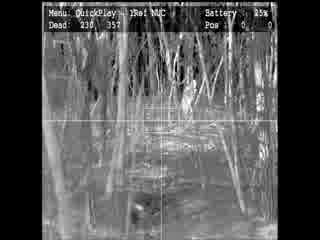
//> input picture frame 24 of DetectionTest/man.mp4, 320 x 240 px, given in place of test.mp4, which was not available
$ ./main   (built with g++ and OpenCV 4)
//> lines starting //> are read from the running program, lines starting //| are printed output that depends on the picture; pictures that were not available may be replaced by others from this repository, and a replacement may not be noted
### DetectionTest/Detector.h
#pragma once
#include <iostream>
#include <math.h>
#include <opencv2\core\core.hpp>
#include <opencv2\imgproc\imgproc.hpp>
#include <opencv2\highgui\highgui.hpp>
#include <opencv2\video\tracking.hpp>
#include <opencv2\calib3d\calib3d.hpp>
using namespace std;
using namespace cv;
#define GRID_SIZE 4

struct SGM {
	float mean;
	float variance;
	float age;
	float sgm_threshold;
	float detection_threshold;
	float variance_threshold;
	float decaying_parameter;
};

class Detector {
public:
	Detector(int m_width, int m_height, float m_sgm_threshold, float m_detection_threshold, float m_variance_threshold, float m_decaying_parameter, int m_key_point_number, float m_qlevel, float m_min_dist) {
		grid_width = m_width / GRID_SIZE;
		grid_height = m_height / GRID_SIZE;
		grid_pixels_number = grid_width * grid_height;
		sgm_threshold = m_sgm_threshold;
		detection_threshold = m_detection_threshold;
		variance_threshold = m_variance_threshold;
		decaying_parameter = m_decaying_parameter;
		key_point_number = m_key_point_number;
		qlevel = m_qlevel;
		min_dist = m_min_dist;
	}

	~Detector() {
	}

	void init(Mat frame) {
		Mat sub_frame;
		float variance, mean;

		for(int y=0; y<GRID_SIZE; y++)
			for(int x=0; x<GRID_SIZE; x++) {
				sub_frame = frame(Rect(x*grid_width, y*grid_height, grid_width, grid_height));
				cvtColor(sub_frame, sub_frame, CV_RGB2GRAY);

				//for SGM
				mean = (sum(sub_frame)[0]) / grid_pixels_number;
				variance = 0;
				for(int i=0; i<grid_pixels_number; i++)
					variance = max(variance, pow(mean - sub_frame.data[i], 2));
				//variance = calcVariance3(mean, sub_frame.data, 0, 0);
				avg_pixels = (sum(sub_frame)[0]) / grid_pixels_number;

				A_SGMs[y][x].age = 1;
				A_SGMs[y][x].mean = mean;
				A_SGMs[y][x].variance = variance;
				A_SGMs[y][x].decaying_parameter = decaying_parameter;
				A_SGMs[y][x].detection_threshold = detection_threshold;
				A_SGMs[y][x].sgm_threshold = sgm_threshold;
				A_SGMs[y][x].variance_threshold = variance_threshold;
				C_SGMs[y][x].age = 0;
				C_SGMs[y][x].decaying_parameter = decaying_parameter;
				C_SGMs[y][x].detection_threshold = detection_threshold;
				C_SGMs[y][x].sgm_threshold = sgm_threshold;
				C_SGMs[y][x].variance_threshold = variance_threshold;

				//for motion compensation
				goodFeaturesToTrack(sub_frame, prev_points[y][x], key_point_number, qlevel, min_dist);
				prev_frames[y][x] = sub_frame;
			}
		center.push_back(Point2f(grid_width/2, grid_height/2));
	}

	//function 1.
	float calcMean(float m_prev_age, float m_prev_mean, float m_avg_pixels) {
		return m_prev_age * m_prev_mean / (m_prev_age + 1) + m_avg_pixels / (m_prev_age + 1);
	}

	//function 2 using function 5
	float calcVariance(float m_mean, uchar* data, float m_prev_age, float m_prev_variance) {
		float max_variance = 0;
		for(int i=0; i<grid_pixels_number; i++)
			max_variance = max(max_variance, pow(m_mean - data[i], 2));

		return m_prev_age * m_prev_variance / (m_prev_age + 1) + max_variance / (m_prev_age + 1);
	}

	//function 2 using function 6
	// [13 lines left out: functions calcVariance2, calcVariance3, not called in this run]

	//function 3.
	float calcAge(float m_age) {
		return m_age + 1;
	}

	//function 7,8.
	bool calcSquareDiff(float m_avg_pixels, float m_mean, float m_threshold, float m_variance) {
		return (pow(m_avg_pixels - m_mean, 2) < m_threshold * m_variance);
	}

	//function 16
	bool calcClassifyPixel(int pixel, float m_mean, float m_threshold, float m_variance) {
		return (pow(pixel - m_mean, 2) > m_threshold * m_variance);
	}

	void dualModeSGM(Mat m_sub_frame, SGM& A_SGM, SGM& C_SGM) {
		avg_pixels = (sum(m_sub_frame)[0]) / grid_pixels_number;

		//for SGM
		//for apparent background model
		A_prev_age = A_SGM.age;
		A_prev_mean = A_SGM.mean;
		A_prev_variance = A_SGM.variance;

		A_mean = calcMean(A_prev_age, A_prev_mean, avg_pixels);
		A_variance = calcVariance(A_mean, m_sub_frame.data, A_prev_age, A_prev_variance);
		//A_variance = calcVariance2(A_mean, avg_pixels, A_prev_age, A_prev_variance);
		//A_variance = calcVariance3(A_mean, m_sub_frame.data, A_prev_age, A_prev_variance);

		if(calcSquareDiff(avg_pixels, A_mean, A_SGM.sgm_threshold, A_variance)) {
			A_SGM.age++;
			A_SGM.mean = A_mean;
			A_SGM.variance = A_variance;
		}
		else {
			//for candidate background model
			//not initialized.
			if(C_SGM.age == 0) {
				//C_SGMs[y][x].age = A_prev_age + 1; ?
				//C_SGMs[y][x].age++; ?
				//or not touch age?
				C_SGM.age = 1;
				C_SGM.mean = A_mean;
				C_SGM.variance = A_variance;
			}
			else {
				C_prev_age = C_SGM.age;
				C_prev_mean = C_SGM.mean;
				C_prev_variance = C_SGM.variance;

				C_mean = calcMean(C_prev_age, C_prev_mean, avg_pixels);
				C_variance = calcVariance(C_mean, m_sub_frame.data, C_prev_age, C_prev_variance);
				//C_variance = calcVariance2(C_mean, avg_pixels, C_prev_age, C_prev_variance);
				//C_variance = calcVariance3(C_mean, m_sub_frame.data, C_prev_age, C_prev_variance);

				if(calcSquareDiff(avg_pixels, C_mean, C_SGM.sgm_threshold, C_variance)) {
					C_SGM.age++;
					C_SGM.mean = C_mean;
					C_SGM.variance = C_variance;
				}
				else {
					//If none of the conditions hold, we initialize the candidate background model with the current observation
					//만약 아무 조건도 맞지 않는다면 age를 변화시키지 말란 소리일까?
					//C_SGMs[y][x].age++;
					//C_SGM.age++;
					C_SGM.mean = A_mean;
					C_SGM.variance = A_variance;
				}
			}
		}

		if(C_SGM.age > A_SGM.age) {
			SGM tmp = C_SGM;
			C_SGM = A_SGM;
			A_SGM = tmp;
		}
	}

	void motionCompensation(Mat m_sub_frame, int m_x, int m_y, Mat& prev_frame, vector<Point2f>& prev_points, vector<Point2f>& next_points) {
		//for motion compensation
		int x_diff;
		int y_diff;
		float grid_width_v = grid_width;
		float grid_height_v = grid_height;

		tmp_SGMs[m_y][m_x] = A_SGMs[m_y][m_x];
		if(prev_points.size() > 0) {
			calcOpticalFlowPyrLK(prev_frame, m_sub_frame, prev_points, next_points, status, err);
			if(next_points.size() >= 4) {
				Mat H = findHomography(next_points,  prev_points, CV_RANSAC);
				if(countNonZero(H) >= 1) {
					vector<Point2f> next_center;
					perspectiveTransform(center, next_center, H);

					int prev_x = center[0].x;
					int prev_y = center[0].y;
					int next_x = next_center[0].x;
					int next_y = next_center[0].y;

					Point idx[4];
					Point2f weight[4];
					int block_num = 1;
					int x_idx = m_x + (next_x - grid_width / 2) / grid_width;
					int y_idx = m_y + (next_y - grid_height / 2) / grid_height;
					//cout << x_idx << " " << y_idx << endl;
					int x_remainder = next_x % grid_width;
					int y_remainder = next_y % grid_height;

					if(x_remainder >= 0) {
						if(x_remainder < grid_width_v/2) {
							idx[0].x = (x_idx - 1 < 0) ? 0 : x_idx - 1;
							weight[0].x = grid_width_v / 2 - x_remainder;
							idx[1].x = x_idx;
							weight[1].x = grid_width_v / 2 + x_remainder;
							idx[2].x = (x_idx - 1 < 0) ? 0 : x_idx - 1;
							weight[2].x = grid_width_v / 2 - x_remainder;
							idx[3].x = x_idx;
							weight[3].x = grid_width_v / 2 + x_remainder;
							block_num*=2;
						}
						else if(x_remainder == grid_width_v/2) {
							idx[0].x = x_idx;
							weight[0].x = grid_width_v;
							idx[1].x = x_idx;
							weight[1].x = grid_width_v;
							block_num*=1;
						}
						else {
							idx[0].x = x_idx;
							weight[0].x = 3 * grid_width_v / 2 - x_remainder;
							idx[1].x = (x_idx + 1 > GRID_SIZE-1) ? GRID_SIZE - 1 : x_idx + 1;
							weight[1].x = x_remainder - grid_width_v / 2;
							idx[2].x = x_idx;
							weight[2].x = 3 * grid_width_v / 2 - x_remainder;
							idx[3].x = (x_idx + 1 > GRID_SIZE-1) ? GRID_SIZE - 1 : x_idx + 1;
							weight[3].x = x_remainder - grid_width_v / 2;
							block_num*=2;
						}
					}
					else if(x_remainder < 0) {
						if(x_remainder > -grid_width_v/2) {
							idx[0].x = (x_idx - 1 < 0) ? 0 : x_idx - 1;
							weight[0].x = grid_width_v / 2 - x_remainder;
							idx[1].x = x_idx;
							weight[1].x = grid_width_v / 2 + x_remainder;
							idx[2].x = (x_idx - 1 < 0) ? 0 : x_idx - 1;
							weight[2].x = grid_width_v / 2 - x_remainder;
							idx[3].x = x_idx;
							weight[3].x = grid_width_v / 2 + x_remainder;
							block_num*=2;
						}
						else if(x_remainder == -grid_width_v/2) {
							idx[0].x = x_idx;
							weight[0].x = grid_width_v;
							idx[1].x = x_idx;
							weight[1].x = grid_width_v;
							block_num*=1;
						}
						else if(x_remainder < -grid_width_v/2) {
							idx[0].x = x_idx;
							weight[0].x = -x_remainder - grid_width_v / 2;
							idx[1].x = (x_idx + 1 > GRID_SIZE-1) ? GRID_SIZE - 1 : x_idx + 1;
							weight[1].x = 3 * grid_width_v / 2 + x_remainder;
							idx[2].x = x_idx;
							weight[2].x = -x_remainder - grid_width_v / 2;
							idx[3].x = (x_idx + 1 > GRID_SIZE-1) ? GRID_SIZE - 1 : x_idx + 1;
							weight[3].x = 3 * grid_width_v / 2 + x_remainder;
							block_num*=2;
						}
					}
					if(y_remainder >= 0) {
						if(abs(y_remainder) < grid_height_v/2) {
							idx[0].y = (y_idx - 1 < 0) ? 0 : y_idx - 1;;
							weight[0].y = grid_height_v / 2 - y_remainder;
							idx[1].y = y_idx;
							weight[1].y = grid_height_v / 2 - y_remainder;
							idx[2].y = (x_idx - 1 < 0) ? 0 : y_idx - 1;
							weight[2].y = grid_height_v / 2 + y_remainder;
							idx[3].y = y_idx;
							weight[3].y = grid_height_v / 2 + y_remainder;
							block_num*=2;
						}
						else if(abs(y_remainder) == grid_height_v/2) {
							idx[0].y = y_idx;
							weight[0].y = grid_height_v;
							idx[1].y = y_idx;
							weight[2].y = grid_height_v;
							block_num*=1;
						}
						else {
							idx[0].y = y_idx;
							weight[0].y = 3 * grid_height_v / 2 - y_remainder;
							idx[1].y = (y_idx + 1 > GRID_SIZE-1) ? GRID_SIZE - 1 : y_idx + 1;
							weight[1].y = 3 * grid_height_v / 2 - y_remainder;
							idx[2].y = y_idx;
							weight[2].y = y_remainder - grid_height_v / 2;
							idx[3].y = (y_idx + 1 > GRID_SIZE-1) ? GRID_SIZE - 1 : y_idx + 1;
							weight[3].y = y_remainder - grid_height_v / 2;
							block_num*=2;
						}
					}
					else if(y_remainder < 0) {
						if(y_remainder > -grid_height_v/2) {
							idx[0].y = (y_idx - 1 < 0) ? 0 : y_idx - 1;;
							weight[0].y = grid_height_v / 2 - y_remainder;
							idx[1].y = y_idx;
							weight[1].y = grid_height_v / 2 - y_remainder;
							idx[2].y = (x_idx - 1 < 0) ? 0 : y_idx - 1;
							weight[2].y = grid_height_v / 2 + y_remainder;
							idx[3].y = y_idx;
							weight[3].y = grid_height_v / 2 + y_remainder;
							block_num*=2;
						}
						else if(y_remainder == -grid_height_v/2) {
							idx[0].y = y_idx;
							weight[0].y = grid_height_v;
							idx[1].y = y_idx;
							weight[2].y = grid_height_v;
							block_num*=1;
						}
						else if(y_remainder < -grid_height_v/2) {
							idx[0].y = y_idx;
							weight[0].y = -y_remainder - grid_height_v / 2;
							idx[1].x = (y_idx + 1 > GRID_SIZE-1) ? GRID_SIZE - 1 : y_idx + 1;
							weight[1].y = -y_remainder - grid_height_v / 2;
							idx[2].x = x_idx;
							weight[2].y = 3 * grid_height_v / 2 + y_remainder;
							idx[3].y = (y_idx + 1 > GRID_SIZE-1) ? GRID_SIZE - 1 : y_idx + 1;
							weight[3].y = 3 * grid_height_v / 2 + y_remainder;
							block_num*=2;
						}
					}

					if(idx[0].x >= 0 && idx[0].x < GRID_SIZE &&
						idx[1].x >= 0 && idx[1].x < GRID_SIZE &&
						idx[2].x >= 0 && idx[2].x < GRID_SIZE &&
						idx[3].x >= 0 && idx[3].x < GRID_SIZE &&
						idx[0].y >= 0 && idx[0].y < GRID_SIZE &&
						idx[1].y >= 0 && idx[1].y < GRID_SIZE &&
						idx[2].y >= 0 && idx[2].y < GRID_SIZE &&
						idx[3].y >= 0 && idx[3].y < GRID_SIZE) {

						float weight_rate[4] = {0, 0, 0, 0};
						if(block_num == 1) {
							weight_rate[0] = 1;
							tmp_SGMs[m_y][m_x] = A_SGMs[m_y][m_x];
						}
						else if(block_num == 2) {
							weight_rate[0] = weight[0].x * weight[0].y / grid_pixels_number;
							weight_rate[1] = weight[1].x * weight[2].y / grid_pixels_number;
							tmp_SGMs[m_y][m_x].mean = A_SGMs[idx[0].y][idx[0].x].mean * weight_rate[0]
													+ A_SGMs[idx[1].y][idx[1].x].mean * weight_rate[1];
							tmp_SGMs[m_y][m_x].variance = weight_rate[0]*(A_SGMs[idx[0].y][idx[0].x].variance + pow(A_SGMs[idx[0].y][idx[0].x].mean, 2) - pow(tmp_SGMs[m_y][m_x].mean, 2))
													+weight_rate[1]*(A_SGMs[idx[1].y][idx[1].x].variance + pow(A_SGMs[idx[1].y][idx[1].x].mean, 2) - pow(tmp_SGMs[m_y][m_x].mean, 2));
							tmp_SGMs[m_y][m_x].age = A_SGMs[idx[0].y][idx[0].x].age * weight_rate[0]
													+ A_SGMs[idx[1].y][idx[1].x].age * weight_rate[1];
						}
						else {
							weight_rate[0] = weight[0].x * weight[0].y / grid_pixels_number;
							weight_rate[1] = weight[1].x * weight[1].y / grid_pixels_number;
							weight_rate[2] = weight[2].x * weight[2].y / grid_pixels_number;
							weight_rate[3] = weight[3].x * weight[3].y / grid_pixels_number;
							tmp_SGMs[m_y][m_x].mean = A_SGMs[idx[0].y][idx[0].x].mean * weight_rate[0]
													+ A_SGMs[idx[1].y][idx[1].x].mean * weight_rate[1]
													+ A_SGMs[idx[2].y][idx[2].x].mean * weight_rate[2]
													+ A_SGMs[idx[3].y][idx[3].x].mean * weight_rate[3];
							tmp_SGMs[m_y][m_x].variance = weight_rate[0]*(A_SGMs[idx[0].y][idx[0].x].variance + pow(A_SGMs[idx[0].y][idx[0].x].mean, 2) - pow(tmp_SGMs[m_y][m_x].mean, 2))
													+weight_rate[1]*(A_SGMs[idx[1].y][idx[1].x].variance + pow(A_SGMs[idx[1].y][idx[1].x].mean, 2) - pow(tmp_SGMs[m_y][m_x].mean, 2))
													+weight_rate[2]*(A_SGMs[idx[2].y][idx[2].x].variance + pow(A_SGMs[idx[2].y][idx[2].x].mean, 2) - pow(tmp_SGMs[m_y][m_x].mean, 2))
													+weight_rate[3]*(A_SGMs[idx[3].y][idx[3].x].variance + pow(A_SGMs[idx[3].y][idx[3].x].mean, 2) - pow(tmp_SGMs[m_y][m_x].mean, 2));
							tmp_SGMs[m_y][m_x].age = A_SGMs[idx[0].y][idx[0].x].age * weight_rate[0]
													+ A_SGMs[idx[1].y][idx[1].x].age * weight_rate[1]
													+ A_SGMs[idx[2].y][idx[2].x].age * weight_rate[2]
													+ A_SGMs[idx[3].y][idx[3].x].age * weight_rate[3];
						}
						if(tmp_SGMs[m_y][m_x].mean <= 0 || tmp_SGMs[m_y][m_x].variance <= 0 || tmp_SGMs[m_y][m_x].age <= 0)
							cout << "aa" << endl;

						if(tmp_SGMs[m_y][m_x].variance > tmp_SGMs[m_y][m_x].variance_threshold) {
							tmp_SGMs[m_y][m_x].age = tmp_SGMs[m_y][m_x].age * exp(-decaying_parameter*(tmp_SGMs[m_y][m_x].variance / grid_pixels_number - tmp_SGMs[m_y][m_x].variance_threshold));
							//tmp_SGMs[m_y][m_x].variance_threshold += exp(-decaying_parameter*(tmp_SGMs[m_y][m_x].variance / grid_pixels_number - tmp_SGMs[m_y][m_x].variance_threshold));
						}
						if(weight_rate[0] + weight_rate[1] + weight_rate[2] + weight_rate[3] < 0.99)
							cout << "bb" << endl;
						//if(tmp_SGMs[m_y][m_x].age < 0.95)
						//	cout << "aa" << tmp_SGMs[m_y][m_x].age << endl;
						prev_frame = m_sub_frame;
						prev_points = next_points;
						return;
					}

						// [8 lines of commented-out code are left out]
				}
				else {
					//cout << H << endl;
				}
			}
		}

		tmp_SGMs[m_y][m_x] = A_SGMs[m_y][m_x];
		prev_frame = m_sub_frame;
		prev_points = next_points;
	}

	void detectionForgroundPixels(Mat m_sub_frame, Mat m_sub_show_frame, SGM A_SGMs) {
		int count = 0;
		for(int	i=0; i<grid_pixels_number; i++) {
			if(calcClassifyPixel(m_sub_frame.data[i], A_SGMs.mean, A_SGMs.detection_threshold, A_SGMs.variance)) {
				m_sub_show_frame.data[i] = 255;
				count++;
			}
		}
		if(count >= 4 * grid_width * grid_height / 5)
			cout << count << endl;
	}

	void compute(Mat frame) {
		imshow("original", frame);
		waitKey(1);

		Mat show_frame = Mat(grid_height * GRID_SIZE, grid_width * GRID_SIZE, CV_8UC1);
		Mat sub_frame[GRID_SIZE][GRID_SIZE];
		Mat sub_show_frame[GRID_SIZE][GRID_SIZE];
		for(int y=0; y<GRID_SIZE; y++)
			for(int x=0; x<GRID_SIZE; x++) {
				frame(Rect(x*grid_width, y*grid_height, grid_width, grid_height)).copyTo(sub_frame[y][x]);
				cvtColor(sub_frame[y][x], sub_frame[y][x], CV_RGB2GRAY);
				sub_frame[y][x].copyTo(sub_show_frame[y][x]);

				motionCompensation(sub_frame[y][x], x, y, prev_frames[y][x], prev_points[y][x], next_points[y][x]);
			}

		for(int y=0; y<GRID_SIZE; y++)
			for(int x=0; x<GRID_SIZE; x++)
				A_SGMs[y][x] = tmp_SGMs[y][x];

		for(int y=0; y<GRID_SIZE; y++)
			for(int x=0; x<GRID_SIZE; x++) {
				dualModeSGM(sub_frame[y][x], A_SGMs[y][x], C_SGMs[y][x]);
				detectionForgroundPixels(sub_frame[y][x], sub_show_frame[y][x], A_SGMs[y][x]);
				sub_show_frame[y][x].copyTo(show_frame(Rect(x*grid_width, y*grid_height, grid_width, grid_height)));
			}

		imshow("result", show_frame);
		waitKey(1);
	}

private:
	int grid_width;
	int grid_height;
	int grid_pixels_number;

	//for dualmode sgm
	SGM A_SGMs[GRID_SIZE][GRID_SIZE];
	SGM tmp_SGMs[GRID_SIZE][GRID_SIZE];
	SGM C_SGMs[GRID_SIZE][GRID_SIZE];
	float sgm_threshold; //for candidate SGM
	float avg_pixels;
	float A_prev_age, A_prev_mean, A_prev_variance, A_mean, A_variance, A_max_variance;
	float C_prev_age, C_prev_mean, C_prev_variance, C_mean, C_variance, C_max_variance;

	//for motion compensation
	vector<Point2f> prev_points[GRID_SIZE][GRID_SIZE], next_points[GRID_SIZE][GRID_SIZE];
	Mat prev_frames[GRID_SIZE][GRID_SIZE];
	vector<Point2f> center;
	int key_point_number;
	float qlevel;
	float min_dist;
	vector<uchar> status;
	vector<float> err;
	float mixture_weight[4];
	float variance_threshold;
	float decaying_parameter;

	//for detection
	float detection_threshold;
};

### DetectionTest/main.cpp
#pragma once
#include <iostream>
#include "Detector.h"
//#include <opencv2\video\tracking.hpp>
//#include <opencv2\calib3d\calib3d.hpp>
#include <time.h>

int main() {
	Mat frame;
	clock_t start, end;

	VideoCapture cap("test.mp4");
	int width = cap.get(CV_CAP_PROP_FRAME_WIDTH);
	int height = cap.get(CV_CAP_PROP_FRAME_HEIGHT);
	float m_sgm_threshold = 2;
	float m_detection_threshold = 0.5;
	float m_variance_threshold = 2500;
	float m_decaying_parameter = 0.001;
	int m_key_point_number = 10;
	float m_qlevel = 0.01;
	float m_min_dist = 1;
	Detector detector(width, height, m_sgm_threshold, m_detection_threshold, m_variance_threshold, m_decaying_parameter, m_key_point_number, m_qlevel, m_min_dist);
	cap >> frame;
//> frame is the input picture: 240 rows x 320 cols, CV_8UC3; min 0, max 255, mean 87.5
	//GaussianBlur(frame, frame, Size(3, 3), 0, 0);
	//medianBlur(frame, frame, 3);
	start = clock();
	detector.init(frame);
//> the loop in init, `for(int y=0; y<GRID_SIZE; y++)` made 4 passes
//> (mean, variance, avg_pixels) on passes 1 to 4: (39.94, 43290.3, 39.94), (59.42, 38252.8, 59.42), (58.36, 38665.7, 58.36), (60.34, 23001.5, 60.34)
//> after the loop in init, `for(int y=0; y<GRID_SIZE; y++)`:
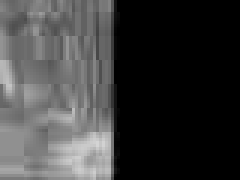
//> sub_frame: 60 rows x 80 cols, CV_8UC1 (shown 3 times larger); min 0, max 212, mean 60.3
//> after the loop in init, `for(int y=0; y<GRID_SIZE; y++)`: mean = 60.34; variance = 23001.5; avg_pixels = 60.34
	end = clock();
	cout << end - start << endl;

	while(cap.read(frame)) {
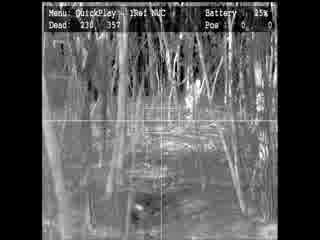
//> input picture frame 25 of DetectionTest/man.mp4, 320 x 240 px, given in place of test.mp4, which was not available
//> frame is the input picture: 240 rows x 320 cols, CV_8UC3; min 0, max 255, mean 87.6
		start = clock();
		//GaussianBlur(frame, frame, Size(3, 3), 0, 0);
		//medianBlur(frame, frame, 3);
		detector.compute(frame);
//> after the loop in compute, `for(int y=0; y<GRID_SIZE; y++)`:
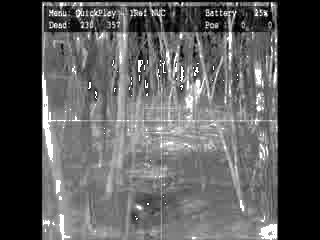
//> show_frame: 240 rows x 320 cols, CV_8UC1; min 0, max 255, mean 89.5
		end = clock();
		cout << end - start << endl;
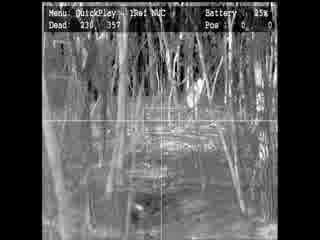
//> input picture frame 26 of DetectionTest/man.mp4, 320 x 240 px, given in place of test.mp4, which was not available
	}
}

// [79 lines of commented-out code are left out]

$ run again, starting later in the video
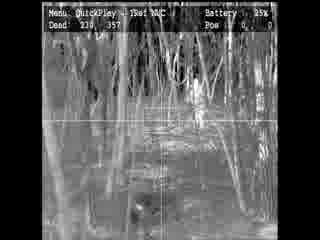
//> input picture frame 110 of DetectionTest/man.mp4, 320 x 240 px, given in place of test.mp4, which was not available
//> frame is the input picture: 240 rows x 320 cols, CV_8UC3; min 0, max 255, mean 87.6
//> the loop in init, `for(int y=0; y<GRID_SIZE; y++)` made 4 passes
//> (mean, variance, avg_pixels) on passes 1 to 4: (40.13, 46170.1, 40.13), (59.67, 38154.1, 59.67), (58.14, 37969.7, 58.14), (60.91, 22229.1, 60.91)
//> after the loop in init, `for(int y=0; y<GRID_SIZE; y++)`: mean = 60.91; variance = 22229.1; avg_pixels = 60.91
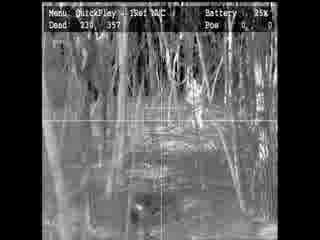
//> input picture frame 111 of DetectionTest/man.mp4, 320 x 240 px, given in place of test.mp4, which was not available
//> frame is the input picture: 240 rows x 320 cols, CV_8UC3; min 0, max 255, mean 87.4
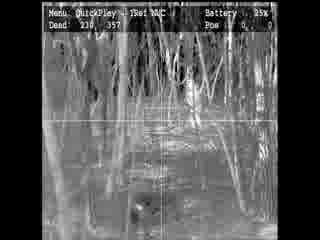
//> input picture frame 112 of DetectionTest/man.mp4, 320 x 240 px, given in place of test.mp4, which was not available

$ run again, starting later in the video
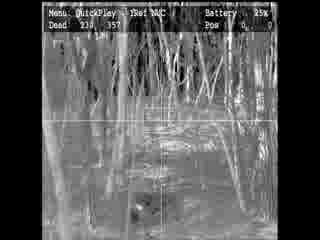
//> input picture frame 196 of DetectionTest/man.mp4, 320 x 240 px, given in place of test.mp4, which was not available
//> frame is the input picture: 240 rows x 320 cols, CV_8UC3; min 0, max 255, mean 90.3
//> the loop in init, `for(int y=0; y<GRID_SIZE; y++)` made 4 passes
//> (mean, variance, avg_pixels) on passes 1 to 4: (43.05, 44924.1, 43.05), (63.04, 36847.9, 63.04), (60.25, 36003.4, 60.25), (60.48, 19745.2, 60.48)
//> after the loop in init, `for(int y=0; y<GRID_SIZE; y++)`:
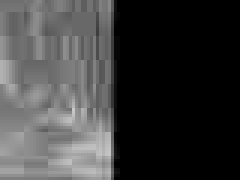
//> sub_frame: 60 rows x 80 cols, CV_8UC1 (shown 3 times larger); min 0, max 201, mean 60.5
//> after the loop in init, `for(int y=0; y<GRID_SIZE; y++)`: mean = 60.48; variance = 19745.2; avg_pixels = 60.48
//> after the loop in compute, `for(int y=0; y<GRID_SIZE; y++)`:
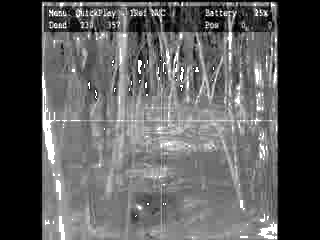
//> show_frame: 240 rows x 320 cols, CV_8UC1; min 0, max 255, mean 91.6
